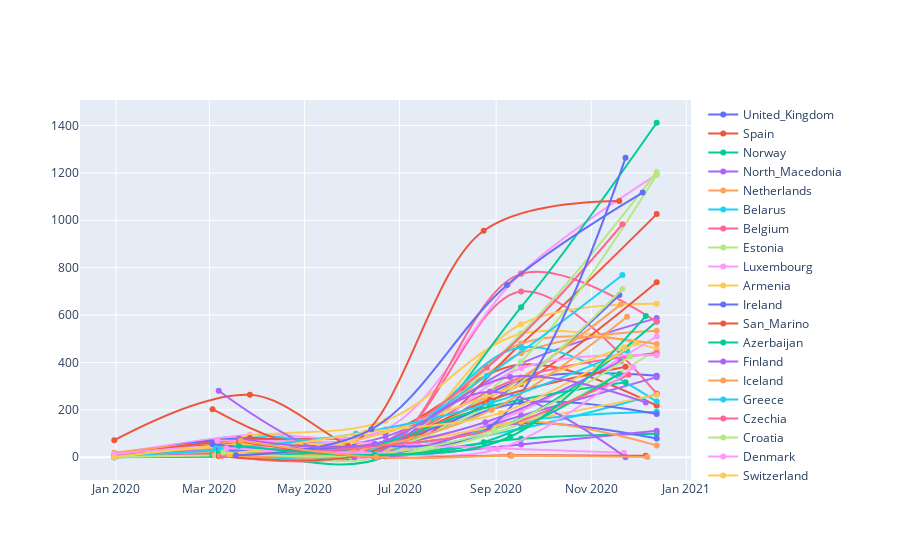

The cell this chart's notebook holds for it:
### Markdown cell above
Create a smoothed version of the `14d-incidence` by averaging 3 months.

### Code cell
x_list = []
y_list = []
fig = go.Figure()
for country in EU_countries:
    cdf_country_EU = cdf_EU[cdf_EU["Country"] == country]
    cdf_country_EU_averaged = cdf_country_EU.set_index("deltaTime_since_start_of_recording").resample("87D").mean()
    
    delta_list = cdf_country_EU_averaged.index.tolist()
    date_list = []
    for element in delta_list:
        date = cdf_country_EU[cdf_country_EU.deltaTime_since_start_of_recording == element]
        date = date["date_reported"].tolist()[0]
        date_list.append(date)
    cdf_country_EU_averaged["date_reported"] = date_list
    
    fig.add_trace(go.Scatter(x=cdf_country_EU_averaged["date_reported"], y=cdf_country_EU_averaged["14d_incidence"], name=country,
                line_shape='spline'))
    y_list.append(cdf_country_EU_averaged["14d_incidence"])
    x_list.append(cdf_country_EU_averaged["date_reported"])
#fig = px.line(grp_country, x = "date_reported", y = "14d_incidence")

fig.show()

### Figure 1 — Plotly figure (JSON) as saved in the notebook; plotly's stock layout.template omitted (floating-point values rounded to 4 significant figures)
{"data": [{"line": {"shape": "spline"}, "name": "United_Kingdom", "type": "scatter", "x": ["2019-12-31T00:00:00", "2020-03-27T00:00:00", "2020-06-22T00:00:00", "2020-09-17T00:00:00", "2020-12-13T00:00:00"], "y": [1.736, 63.86, 20.37, 324.8, 343.5]}, {"line": {"shape": "spline"}, "name": "Spain", "type": "scatter", "x": ["2019-12-31T00:00:00", "2020-03-27T00:00:00", "2020-06-22T00:00:00", "2020-09-17T00:00:00", "2020-12-13T00:00:00"], "y": [11.43, 74.59, 103.8, 391.2, 218.1]}, {"line": {"shape": "spline"}, "name": "Norway", "type": "scatter", "x": ["2019-12-31T00:00:00", "2020-03-27T00:00:00", "2020-06-22T00:00:00", "2020-09-17T00:00:00", "2020-12-13T00:00:00"], "y": [5.664, 21.2, 8.835, 77.94, 99.0]}, {"line": {"shape": "spline"}, "name": "North_Macedonia", "type": "scatter", "x": ["2019-12-31T00:00:00", "2020-03-27T00:00:00", "2020-06-22T00:00:00", "2020-09-17T00:00:00", "2020-12-13T00:00:00"], "y": [0.6755, 30.16, 86.9, 396.2, 587.3]}, {"line": {"shape": "spline"}, "name": "Netherlands", "type": "scatter", "x": ["2019-12-31T00:00:00", "2020-03-27T00:00:00", "2020-06-22T00:00:00", "2020-09-17T00:00:00", "2020-12-13T00:00:00"], "y": [3.025, 42.71, 26.86, 439.2, 534.2]}, {"line": {"shape": "spline"}, "name": "Belarus", "type": "scatter", "x": ["2019-12-31T00:00:00", "2020-03-27T00:00:00", "2020-06-22T00:00:00", "2020-09-17T00:00:00", "2020-12-13T00:00:00"], "y": [0.1124, 90.99, 33.75, 121.2, 266.1]}, {"line": {"shape": "spline"}, "name": "Belgium", "type": "scatter", "x": ["2019-12-31T00:00:00", "2020-03-27T00:00:00", "2020-06-22T00:00:00", "2020-09-17T00:00:00", "2020-12-13T00:00:00"], "y": [5.634, 80.14, 43.1, 699.8, 268.9]}, {"line": {"shape": "spline"}, "name": "Estonia", "type": "scatter", "x": ["2019-12-31T00:00:00", "2020-03-27T00:00:00", "2020-06-22T00:00:00", "2020-09-17T00:00:00", "2020-12-13T00:00:00"], "y": [3.705, 20.94, 7.332, 141.3, 453.6]}, {"line": {"shape": "spline"}, "name": "Luxembourg", "type": "scatter", "x": ["2019-12-31T00:00:00", "2020-03-27T00:00:00", "2020-06-22T00:00:00", "2020-09-17T00:00:00", "2020-12-13T00:00:00"], "y": [15.03, 95.04, 118.3, 776.9, 1193.0]}, {"line": {"shape": "spline"}, "name": "Armenia", "type": "scatter", "x": ["2019-12-31T00:00:00", "2020-03-27T00:00:00", "2020-06-22T00:00:00", "2020-09-17T00:00:00", "2020-12-13T00:00:00"], "y": [0.9207, 90.3, 154.5, 521.0, 458.4]}, {"line": {"shape": "spline"}, "name": "Ireland", "type": "scatter", "x": ["2019-12-31T00:00:00", "2020-03-27T00:00:00", "2020-06-22T00:00:00", "2020-09-17T00:00:00", "2020-12-13T00:00:00"], "y": [2.347, 81.03, 15.98, 143.5, 79.09]}, {"line": {"shape": "spline"}, "name": "San_Marino", "type": "scatter", "x": ["2019-12-31T00:00:00", "2020-03-27T00:00:00", "2020-06-22T00:00:00", "2020-09-17T00:00:00", "2020-12-13T00:00:00"], "y": [71.81, 263.3, 12.21, 477.6, 1026.0]}, {"line": {"shape": "spline"}, "name": "Azerbaijan", "type": "scatter", "x": ["2019-12-31T00:00:00", "2020-03-27T00:00:00", "2020-06-22T00:00:00", "2020-09-17T00:00:00", "2020-12-13T00:00:00"], "y": [0.08957, 15.61, 44.63, 164.1, 572.7]}, {"line": {"shape": "spline"}, "name": "Finland", "type": "scatter", "x": ["2019-12-31T00:00:00", "2020-03-27T00:00:00", "2020-06-22T00:00:00", "2020-09-17T00:00:00", "2020-12-13T00:00:00"], "y": [1.591, 19.36, 3.874, 54.17, 111.7]}, {"line": {"shape": "spline"}, "name": "Iceland", "type": "scatter", "x": ["2019-12-31T00:00:00", "2020-03-27T00:00:00", "2020-06-22T00:00:00", "2020-09-17T00:00:00", "2020-12-13T00:00:00"], "y": [18.92, 65.5, 15.3, 149.2, 50.0]}, {"line": {"shape": "spline"}, "name": "Greece", "type": "scatter", "x": ["2019-12-31T00:00:00", "2020-03-27T00:00:00", "2020-06-22T00:00:00", "2020-09-17T00:00:00", "2020-12-13T00:00:00"], "y": [0.8303, 4.008, 13.53, 151.4, 191.7]}, {"line": {"shape": "spline"}, "name": "Czechia", "type": "scatter", "x": ["2019-12-31T00:00:00", "2020-03-27T00:00:00", "2020-06-22T00:00:00", "2020-09-17T00:00:00", "2020-12-13T00:00:00"], "y": [1.284, 14.04, 32.57, 774.0, 571.8]}, {"line": {"shape": "spline"}, "name": "Croatia", "type": "scatter", "x": ["2019-12-31T00:00:00", "2020-03-27T00:00:00", "2020-06-22T00:00:00", "2020-09-17T00:00:00", "2020-12-13T00:00:00"], "y": [0.7339, 8.313, 40.21, 521.7, 1203.0]}, {"line": {"shape": "spline"}, "name": "Denmark", "type": "scatter", "x": ["2019-12-31T00:00:00", "2020-03-27T00:00:00", "2020-06-22T00:00:00", "2020-09-17T00:00:00", "2020-12-13T00:00:00"], "y": [3.76, 30.51, 17.52, 195.0, 509.5]}, {"line": {"shape": "spline"}, "name": "Switzerland", "type": "scatter", "x": ["2019-12-31T00:00:00", "2020-03-27T00:00:00", "2020-06-22T00:00:00", "2020-09-17T00:00:00", "2020-12-13T00:00:00"], "y": [9.746, 50.14, 26.61, 561.3, 647.3]}, {"line": {"shape": "spline"}, "name": "Monaco", "type": "scatter", "x": ["2019-12-31T00:00:00", "2020-03-27T00:00:00", "2020-06-22T00:00:00", "2020-09-17T00:00:00", "2020-12-13T00:00:00"], "y": [8.824, 26.3, 44.71, 230.4, 182.9]}, {"line": {"shape": "spline"}, "name": "Sweden", "type": "scatter", "x": ["2019-12-31T00:00:00", "2020-03-27T00:00:00", "2020-06-22T00:00:00", "2020-09-17T00:00:00", "2020-12-13T00:00:00"], "y": [2.627, 77.16, 55.86, 309.4, 738.8]}, {"line": {"shape": "spline"}, "name": "Georgia", "type": "scatter", "x": ["2019-12-31T00:00:00", "2020-03-27T00:00:00", "2020-06-22T00:00:00", "2020-09-17T00:00:00", "2020-12-13T00:00:00"], "y": [0.2136, 3.282, 4.271, 633.5, 1412.0]}, {"line": {"shape": "spline"}, "name": "Germany", "type": "scatter", "x": ["2019-12-31T00:00:00", "2020-03-27T00:00:00", "2020-06-22T00:00:00", "2020-09-17T00:00:00", "2020-12-13T00:00:00"], "y": [3.439, 33.25, 13.19, 175.3, 338.0]}, {"line": {"shape": "spline"}, "name": "Austria", "type": "scatter", "x": ["2019-12-31T00:00:00", "2020-03-27T00:00:00", "2020-06-22T00:00:00", "2020-09-17T00:00:00", "2020-12-13T00:00:00"], "y": [5.115, 26.59, 25.28, 480.0, 477.5]}, {"line": {"shape": "spline"}, "name": "France", "type": "scatter", "x": ["2019-12-31T00:00:00", "2020-03-27T00:00:00", "2020-06-22T00:00:00", "2020-09-17T00:00:00", "2020-12-13T00:00:00"], "y": [3.255, 34.88, 44.82, 463.7, 235.0]}, {"line": {"shape": "spline"}, "name": "Romania", "type": "scatter", "x": ["2019-12-31T00:00:00", "2020-03-27T00:00:00", "2020-06-22T00:00:00", "2020-09-17T00:00:00", "2020-12-13T00:00:00"], "y": [0.3359, 17.87, 62.96, 336.3, 439.7]}, {"line": {"shape": "spline"}, "name": "Lithuania", "type": "scatter", "x": ["2019-12-31T00:00:00", "2020-03-27T00:00:00", "2020-06-22T00:00:00", "2020-09-17T00:00:00", "2020-12-13T00:00:00"], "y": [0.6244, 9.666, 8.115, 404.4, 1192.0]}, {"line": {"shape": "spline"}, "name": "Italy", "type": "scatter", "x": ["2019-12-31T00:00:00", "2020-03-27T00:00:00", "2020-06-22T00:00:00", "2020-09-17T00:00:00", "2020-12-13T00:00:00"], "y": [13.02, 52.05, 11.87, 375.8, 430.6]}, {"line": {"shape": "spline"}, "name": "Russia", "type": "scatter", "x": ["2019-12-31T00:00:00", "2020-03-27T00:00:00", "2020-06-22T00:00:00", "2020-09-17T00:00:00", "2020-12-13T00:00:00"], "y": [0.03027, 57.73, 56.85, 152.2, 263.2]}, {"line": {"shape": "spline"}, "name": "Portugal", "type": "scatter", "x": ["2020-03-03T00:00:00", "2020-05-29T00:00:00", "2020-08-24T00:00:00", "2020-11-19T00:00:00"], "y": [54.8, 37.89, 216.1, 684.8]}, {"line": {"shape": "spline"}, "name": "Andorra", "type": "scatter", "x": ["2020-03-03T00:00:00", "2020-05-29T00:00:00", "2020-08-24T00:00:00", "2020-11-19T00:00:00"], "y": [203.0, 49.63, 955.8, 1081.0]}, {"line": {"shape": "spline"}, "name": "Latvia", "type": "scatter", "x": ["2020-03-03T00:00:00", "2020-05-29T00:00:00", "2020-08-24T00:00:00", "2020-11-19T00:00:00"], "y": [10.41, 2.468, 63.4, 351.6]}, {"line": {"shape": "spline"}, "name": "Ukraine", "type": "scatter", "x": ["2020-03-04T00:00:00", "2020-05-30T00:00:00", "2020-08-25T00:00:00", "2020-11-20T00:00:00"], "y": [9.884, 26.8, 148.0, 405.5]}, {"line": {"shape": "spline"}, "name": "Poland", "type": "scatter", "x": ["2020-03-04T00:00:00", "2020-05-30T00:00:00", "2020-08-25T00:00:00", "2020-11-20T00:00:00"], "y": [10.38, 15.54, 241.6, 645.2]}, {"line": {"shape": "spline"}, "name": "Liechtenstein", "type": "scatter", "x": ["2020-03-05T00:00:00", "2020-05-31T00:00:00", "2020-08-26T00:00:00", "2020-11-21T00:00:00"], "y": [36.75, 5.301, 343.9, 769.4]}, {"line": {"shape": "spline"}, "name": "Slovenia", "type": "scatter", "x": ["2020-03-05T00:00:00", "2020-05-31T00:00:00", "2020-08-26T00:00:00", "2020-11-21T00:00:00"], "y": [12.68, 7.711, 377.7, 983.3]}, {"line": {"shape": "spline"}, "name": "Hungary", "type": "scatter", "x": ["2020-03-05T00:00:00", "2020-05-31T00:00:00", "2020-08-26T00:00:00", "2020-11-21T00:00:00"], "y": [7.222, 2.088, 214.3, 709.9]}, {"line": {"shape": "spline"}, "name": "Faroe_Islands", "type": "scatter", "x": ["2020-03-06T00:00:00", "2020-06-01T00:00:00", "2020-08-27T00:00:00", "2020-11-22T00:00:00"], "y": [70.88, 63.07, 39.51, 18.58]}, {"line": {"shape": "spline"}, "name": "Bosnia_and_Herzegovina", "type": "scatter", "x": ["2020-03-06T00:00:00", "2020-06-01T00:00:00", "2020-08-27T00:00:00", "2020-11-22T00:00:00"], "y": [14.8, 69.1, 258.9, 464.3]}, {"line": {"shape": "spline"}, "name": "Serbia", "type": "scatter", "x": ["2020-03-07T00:00:00", "2020-06-02T00:00:00", "2020-08-28T00:00:00", "2020-11-23T00:00:00"], "y": [31.3, 43.87, 126.7, 1263.0]}, {"line": {"shape": "spline"}, "name": "Slovakia", "type": "scatter", "x": ["2020-03-07T00:00:00", "2020-06-02T00:00:00", "2020-08-28T00:00:00", "2020-11-23T00:00:00"], "y": [5.161, 4.731, 242.1, 381.7]}, {"line": {"shape": "spline"}, "name": "Malta", "type": "scatter", "x": ["2020-03-07T00:00:00", "2020-06-02T00:00:00", "2020-08-28T00:00:00", "2020-11-23T00:00:00"], "y": [22.56, 29.48, 214.4, 316.9]}, {"line": {"shape": "spline"}, "name": "Holy_See", "type": "scatter", "x": ["2020-03-07T00:00:00", "2020-06-02T00:00:00", "2020-08-28T00:00:00", "2020-11-23T00:00:00"], "y": [280.7, 0, 276.4, 0]}, {"line": {"shape": "spline"}, "name": "Bulgaria", "type": "scatter", "x": ["2020-03-08T00:00:00", "2020-06-03T00:00:00", "2020-08-29T00:00:00", "2020-11-24T00:00:00"], "y": [6.613, 28.91, 199.5, 592.8]}, {"line": {"shape": "spline"}, "name": "Moldova", "type": "scatter", "x": ["2020-03-08T00:00:00", "2020-06-03T00:00:00", "2020-08-29T00:00:00", "2020-11-24T00:00:00"], "y": [35.21, 99.21, 229.7, 450.3]}, {"line": {"shape": "spline"}, "name": "Albania", "type": "scatter", "x": ["2020-03-09T00:00:00", "2020-06-04T00:00:00", "2020-08-30T00:00:00", "2020-11-25T00:00:00"], "y": [6.73, 40.25, 117.3, 348.1]}, {"line": {"shape": "spline"}, "name": "Cyprus", "type": "scatter", "x": ["2020-03-10T00:00:00", "2020-06-05T00:00:00", "2020-08-31T00:00:00", "2020-11-26T00:00:00"], "y": [19.86, 8.874, 115.8, 424.8]}, {"line": {"shape": "spline"}, "name": "Turkey", "type": "scatter", "x": ["2020-03-12T00:00:00", "2020-06-07T00:00:00", "2020-09-02T00:00:00", "2020-11-28T00:00:00"], "y": [38.31, 19.31, 34.77, 380.1]}, {"line": {"shape": "spline"}, "name": "Kosovo", "type": "scatter", "x": ["2020-03-14T00:00:00", "2020-06-09T00:00:00", "2020-09-04T00:00:00", "2020-11-30T00:00:00"], "y": [11.37, 104.6, 187.2, 482.4]}, {"line": {"shape": "spline"}, "name": "Montenegro", "type": "scatter", "x": ["2020-03-18T00:00:00", "2020-06-13T00:00:00", "2020-09-08T00:00:00", "2020-12-04T00:00:00"], "y": [8.744, 117.7, 727.3, 1117.0]}, {"line": {"shape": "spline"}, "name": "Guernsey", "type": "scatter", "x": ["2020-03-20T00:00:00", "2020-06-15T00:00:00", "2020-09-10T00:00:00", "2020-12-06T00:00:00"], "y": [66.57, 0.03566, 8.344, 6.205]}, {"line": {"shape": "spline"}, "name": "Jersey", "type": "scatter", "x": ["2020-03-20T00:00:00", "2020-06-15T00:00:00", "2020-09-10T00:00:00", "2020-12-06T00:00:00"], "y": [48.89, 10.12, 86.65, 595.9]}, {"line": {"shape": "spline"}, "name": "Gibraltar", "type": "scatter", "x": ["2020-03-20T00:00:00", "2020-06-15T00:00:00", "2020-09-10T00:00:00", "2020-12-06T00:00:00"], "y": [79.62, 57.02, 338.3, 231.4]}, {"line": {"shape": "spline"}, "name": "Isle_of_Man", "type": "scatter", "x": ["2020-03-21T00:00:00", "2020-06-16T00:00:00", "2020-09-11T00:00:00", "2020-12-07T00:00:00"], "y": [69.53, 0.05435, 6.237, 1.33]}], "layout": {}}
